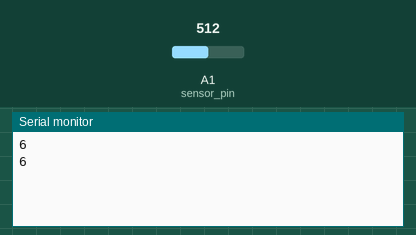
This sketch was run on a simulated Arduino Uno, built with avr-gcc and run on an emulated ATmega328P. On the bench: the last lines printed to the serial monitor. Inputs (shaded band) come from the test bench; at power-on: A1 (sensor_pin) = 512.

Above: at 1.8 s.
1.9 s: A1 (sensor_pin) set to 716
At 2.8 s:
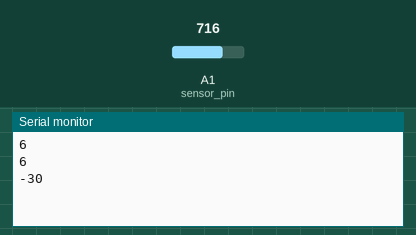
3.4 s: A1 (sensor_pin) set to 900
At 4.9 s:
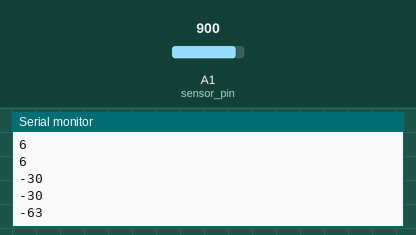
Timing chart, 0 to 6.4 s (numbered marks = the images above; inputs shaded):
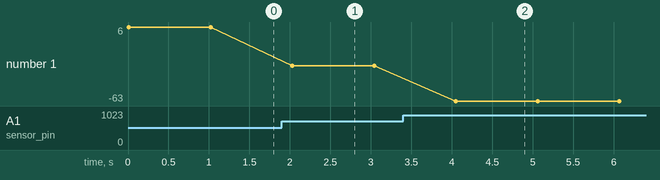

Measured:
- after the input at 1.9 s, the serial monitor: prints a new line after 0.13 s (image 1)
- after the input at 3.4 s, the serial monitor: prints a new line after 0.65 s (image 2)
- plotted number 1: 6 → -30 after the input at 1.9 s, -30 → -63 after the input at 3.4 s

The sketch:

soiltest.ino
```cpp
int sensor_pin = A1;
int output_value ;
unsigned int samplingTime = 280;
unsigned int deltaTime = 40;
unsigned int sleepTime = 9680;

void setup() {
  Serial.begin(9600);
  }

void loop() {
    delayMicroseconds(samplingTime);
  output_value= analogRead(sensor_pin);
  output_value = map(output_value,550,0,0,100);
  delayMicroseconds(deltaTime);
  delayMicroseconds(sleepTime);
  Serial.println(output_value);

  delay(1000);
  }
```
